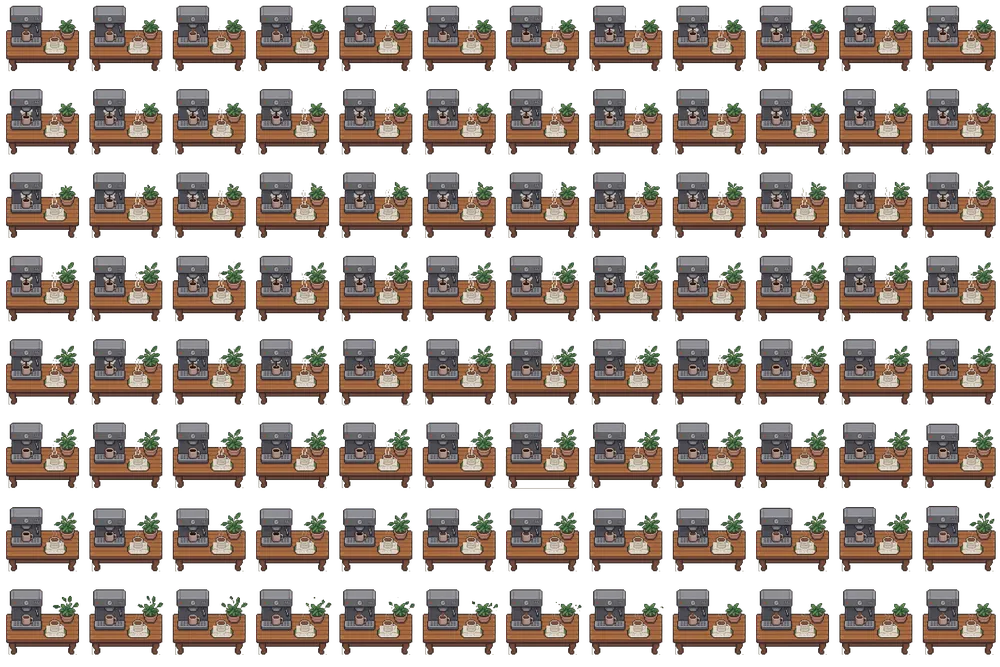
#> input picture frontend/coffee-machine-v3-grid.webp, 1000 x 667 px, shrunk from 2760 x 1840 before the run
$ python strip_coffee_plaque_text.py ../frontend/coffee-machine-v3-grid.webp
#> lines starting #> are read from the running program, lines starting #| are printed output that depends on the picture; after the words box and inside, x2 and y2 are one past the last pixel; in counts of white or black regions, pixels touching at a corner belong together
#!/usr/bin/env python3
"""Erase the readable word from the coffee-machine sheet, keeping the blank plaque.

WHY: `frontend/coffee-machine-v3-grid.webp` carries a small white plaque on the coaster under the
smiley mug reading **"FRIENDS"** - a third-party TV brand, and the last readable third-party text in
the scene after the poster sheet was dropped. It was MISSED on a first review because that review
used a contact sheet downscaled to 0.51x, where the letters are a few pixels tall. Lesson: review
sheets at 1:1 when looking for text.

Measured before acting:
  - the plaque's bright region is at exactly the same place in ALL 96 frames
    (x 127-176, y 115-147), so one fix covers the whole animation
  - the letters are ~7px tall dark pixels on a white rounded-rect plaque with its own outline
  - the plaque is a distinct object, not part of the mug

The erase is deliberately narrow: it works only inside the plaque's own connected white component
(found by flood fill, matched by bbox so the cream mug - also near-white - cannot be captured), and
only 2px inside its edge so the plaque's outline and drop shadow survive. Dark pixels inside that
interior are replaced with the plaque's median white, leaving a blank sign.

Run:  python scripts/strip_coffee_plaque_text.py [--apply]
Without --apply it only reports what it would change.
"""
import shutil
import sys
from collections import Counter, deque
from pathlib import Path

import numpy as np
from PIL import Image

REPO = Path(__file__).resolve().parent.parent
SHEET = REPO / "frontend" / "coffee-machine-v3-grid.webp"
BACKUP = REPO / "assets" / "generated" / "_backups" / "coffee-machine-v3-grid.webp.orig"
FW = FH = 230
PLAQUE_BBOX = (127, 176, 115, 147)   # x0, x1, y0, y1 - measured, identical in all 96 frames
# NO PADDING. The rect IS the plaque, so the only dark pixels inside it are the letters. A first
# attempt padded the rect by 6px to be safe and required each dark pixel to have a white NEIGHBOUR
# to be erased; that caught only the letters' edges - their cores are dark-surrounded-by-dark - and
# left "FRIENDS" legible as ragged outlines (measured: the erasure ran but the word survived). The
# padding was also the danger it was guarding against, since it pulled the plaque's own drop shadow
# into range. Inside the exact plaque the neighbour test is both unnecessary and harmful.
PAD = 0


def near_white(a):
    al = a[:, :, 3]
    return ((al > 128) & (a[:, :, 0] > 165) & (a[:, :, 1] > 165) & (a[:, :, 2] > 165)
            & (np.abs(a[:, :, 0] - a[:, :, 1]) < 40) & (np.abs(a[:, :, 1] - a[:, :, 2]) < 55))


def plume_component(mask, want_bbox):
    """The connected near-white component whose bbox matches the plaque, NOT the mug."""
    h, w = mask.shape
    seen = np.zeros_like(mask, dtype=bool)
    x0w, x1w, y0w, y1w = want_bbox
    for sy in range(h):
        for sx in range(w):
            if not mask[sy, sx] or seen[sy, sx]:
                continue
            q = deque([(sx, sy)])
            seen[sy, sx] = True
            comp = []
            while q:
                x, y = q.popleft()
                comp.append((x, y))
                for nx, ny in ((x + 1, y), (x - 1, y), (x, y + 1), (x, y - 1)):
                    if 0 <= nx < w and 0 <= ny < h and mask[ny, nx] and not seen[ny, nx]:
                        seen[ny, nx] = True
                        q.append((nx, ny))
            xs = [c[0] for c in comp]
            ys = [c[1] for c in comp]
            bx = (min(xs) + x0w, max(xs) + x0w, min(ys) + y0w, max(ys) + y0w)
            if all(abs(bx[i] - want_bbox[i]) <= 3 for i in range(4)):
                return set(comp), bx
    return None, None


def main():
    apply = "--apply" in sys.argv
    if not SHEET.exists():
        raise SystemExit(f"missing {SHEET}")
    im = Image.open(SHEET).convert("RGBA")
#> im is the input picture: PIL image 1000x667 RGBA; mean R, G, B, A 76.2, 64.3, 56.5, 125
    W, H = im.size
#> W = 1000; H = 667
    cols, rows = W // FW, H // FH
#> cols = 4; rows = 2
    x0, x1, y0, y1 = PLAQUE_BBOX
    rx0, rx1 = max(0, x0 - PAD), min(FW, x1 + 1 + PAD)
    ry0, ry1 = max(0, y0 - PAD), min(FH, y1 + 1 + PAD)
    want_local = (x0 - rx0, x1 - rx0, y0 - ry0, y1 - ry0)

    total = 0
    changed_frames = 0
    out = im.copy()
    for fi in range(cols * rows):
        cx, cy = (fi % cols) * FW, (fi // cols) * FH
        fr = np.asarray(im.crop((cx, cy, cx + FW, cy + FH))).copy()
        reg = fr[ry0:ry1, rx0:rx1].astype(int)
        al = reg[:, :, 3]

        # The plaque's white is SPLIT INTO COMPONENTS BY THE LETTERS - a flood fill of "near white"
        # returns the strip above the word and the strip below it, never the whole plaque (measured:
        # the largest component in the region was x 126-177, y 136-147, i.e. only BELOW the letters).
        # So the plaque is treated as the MEASURED RECT (identical in all 96 frames) and the letters
        # are found as dark pixels embedded in white inside it.
        white = (al > 128) & (reg[:, :, 0] > 160) & (reg[:, :, 1] > 160) & (reg[:, :, 2] > 160)
        if white.sum() < 20:
            continue
        med = np.median(np.array([tuple(reg[y, x][:3]) for y, x in zip(*np.nonzero(white))]), axis=0)
        lum = med.mean()

        # interior only, so the plaque's own outline (at the rect edge) survives
        hh, ww = reg.shape[:2]
        # a letter pixel is dark and inside the plaque's interior. No neighbour test: inside the
        # exact plaque rect, dark pixels ARE the letters (see the note at PAD above).
        inner = np.zeros((hh, ww), dtype=bool)
        inner[1:hh - 1, 1:ww - 1] = True
        dark = (al > 128) & (reg.mean(axis=2) < lum * 0.78)
        letters = dark & inner
        n = int(letters.sum())
        if n:
            reg[letters] = (int(med[0]), int(med[1]), int(med[2]), 255)
            fr[ry0:ry1, rx0:rx1] = reg.astype(np.uint8)
            changed_frames += 1
            total += n
            out.paste(Image.fromarray(fr), (cx, cy))
#> this loop made 8 passes
#> (med, lum, n, total) on passes 1, 2, 3, 5, 6, 7: ([215, 202, 188], 201.7, 792, 792), ([215, 204, 191], 203.3, 1095, 1887), ([221, 204, 189], 204.7, 1209, 3096), ([214.5, 198.5, 177.5], 196.8, 556, 3652), ([212.5, 193, 178], 194.5, 831, 4483), ([202, 193, 172], 189, 828, 5311)
#> pass 1, in main, `fr = np.asarray(im.crop((cx, cy, cx + FW, cy + FH))).copy()`:
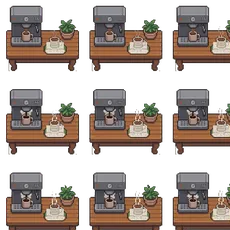
#> fr: shape (230, 230, 4); mean R, G, B, A 80.9, 68.1, 60.8, 135.6; transparent parts drawn white
#> pass 1, in main, `reg = fr[ry0:ry1, rx0:rx1].astype(int)`:
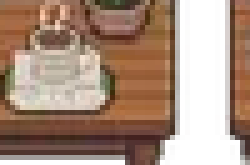
#> reg: shape (33, 50, 4) int64 (shown 5 times larger); mean R, G, B, A 119.8, 91.2, 74, 190.4; transparent parts drawn white
#> pass 1, in main, `white = (al > 128) & (reg[:, :, 0] > 160) & (reg[:, :, 1] > 160) & (re..`:
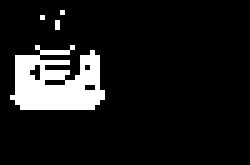
#> white: shape (33, 50) bool (shown 5 times larger); 10.2% white; 4 white regions (3 under 20 px), largest, box (x1, y1, x2, y2) and area: (2, 9, 21, 22) 165
#> after the loop:
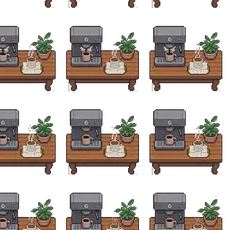
#> fr: shape (230, 230, 4); mean R, G, B, A 71.5, 61.6, 54.3, 117.2; transparent parts drawn white
#> after the loop:
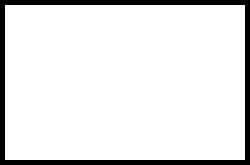
#> inner: shape (33, 50) bool (shown 5 times larger); 90.2% white; black in thin lines or dots
#> after the loop:
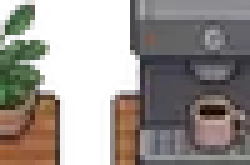
#> reg: shape (33, 50, 4) int64 (shown 5 times larger); mean R, G, B, A 85.3, 78.8, 72.6, 170.4; transparent parts drawn white
#> after the loop:
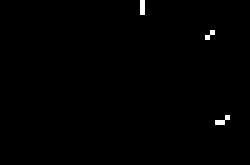
#> white: shape (33, 50) bool (shown 5 times larger); 0.48% white in thin lines or dots, all inside (x1, y1, x2, y2) = (28, 0, 46, 25)
#> after the loop, changed_frames = 6; total = 5311
    print(f"  frames changed: {changed_frames}/{cols*rows}   letter pixels erased: {total}")
#|   frames changed: 6/8   letter pixels erased: 5311
    if apply:
        BACKUP.parent.mkdir(parents=True, exist_ok=True)
        if not BACKUP.exists():
            shutil.copy2(SHEET, BACKUP)
            print(f"  original backed up -> {BACKUP.relative_to(REPO)}")
        # LOSSLESS on purpose. PIL's default WebP save is lossy, and re-encoding pixel art that way
        # rewrote 23745 pixels of frame 0 when the erase itself touched only ~710 - it degrades every
        # edge in the sheet and repopulates colour under transparent pixels. Same trap as the sheet
        # repair pass: a "fix" that recompresses the art is not a fix.
        out.save(SHEET, lossless=True)
        print(f"  written LOSSLESS -> {SHEET.relative_to(REPO)}")
    else:
        print("  (dry run - pass --apply to write)")
    print("STRIP_PLAQUE_DONE")


if __name__ == "__main__":
    main()
